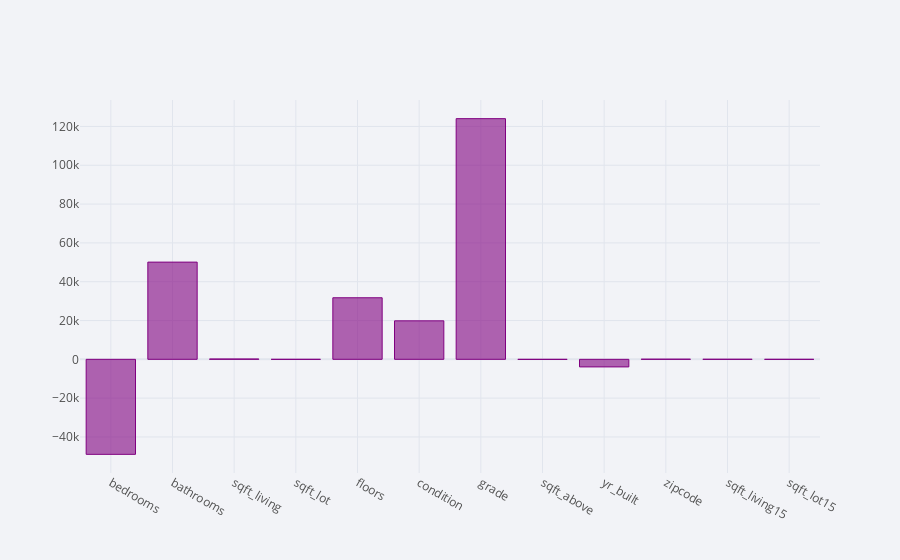

This figure's notebook cell:
### Code cell
coeff_ridge.iplot(kind='bar', colors='purple')

### Figure 1 — Plotly figure (JSON) as saved in the notebook; plotly's stock layout.template omitted (floating-point values rounded to 4 significant figures)
{"data": [{"marker": {"color": "rgba(128, 0, 128, 0.6)", "line": {"color": "rgba(128, 0, 128, 1.0)", "width": 1}}, "name": "None", "orientation": "v", "text": "", "type": "bar", "x": ["bedrooms", "bathrooms", "sqft_living", "sqft_lot", "floors", "condition", "grade", "sqft_above", "yr_built", "zipcode", "sqft_living15", "sqft_lot15"], "y": [-48960.0, 50100.0, 193.8, 0.03792, 31740.0, 19830.0, 124000.0, -26.73, -3906.0, 84.63, 37.81, -0.4898]}], "layout": {"legend": {"bgcolor": "#F2F3F7", "font": {"color": "#505050"}}, "paper_bgcolor": "#F2F3F7", "plot_bgcolor": "#F2F3F7", "title": {"font": {"color": "#484848"}}, "xaxis": {"gridcolor": "#E1E5ED", "showgrid": true, "tickfont": {"color": "#505050"}, "title": {"font": {"color": "#505050"}, "text": ""}, "zerolinecolor": "#E1E5ED"}, "yaxis": {"gridcolor": "#E1E5ED", "showgrid": true, "tickfont": {"color": "#505050"}, "title": {"font": {"color": "#505050"}, "text": ""}, "zerolinecolor": "#E1E5ED"}}}
